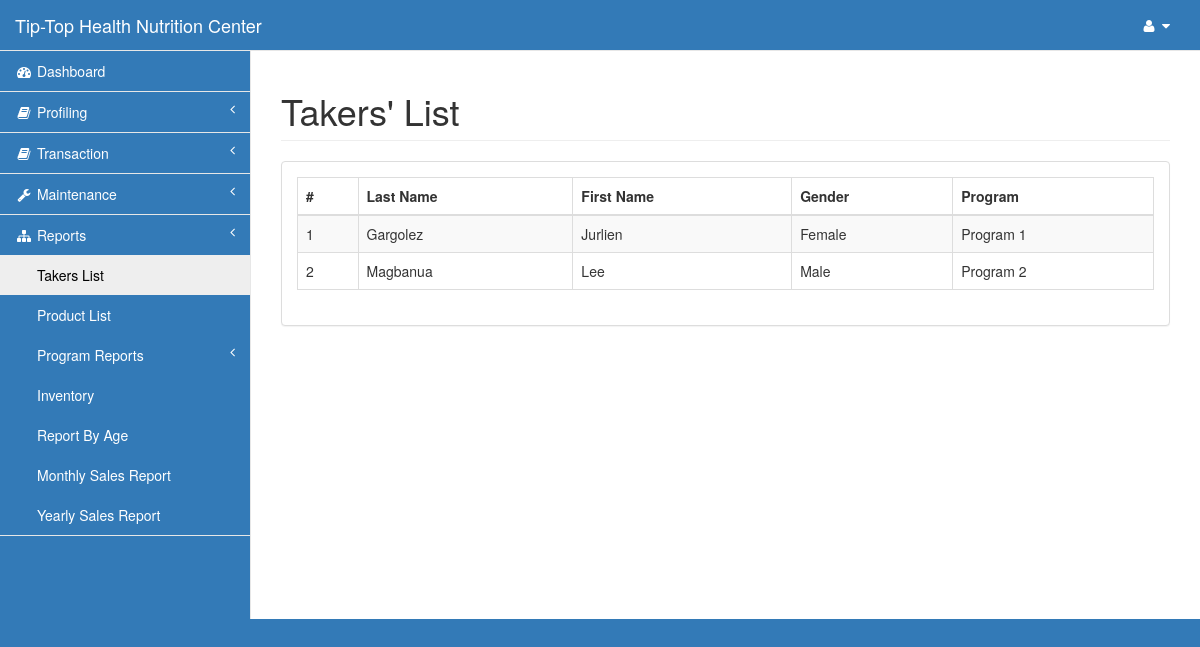
The app's page /pages/taker_list.php (signed in), older data.
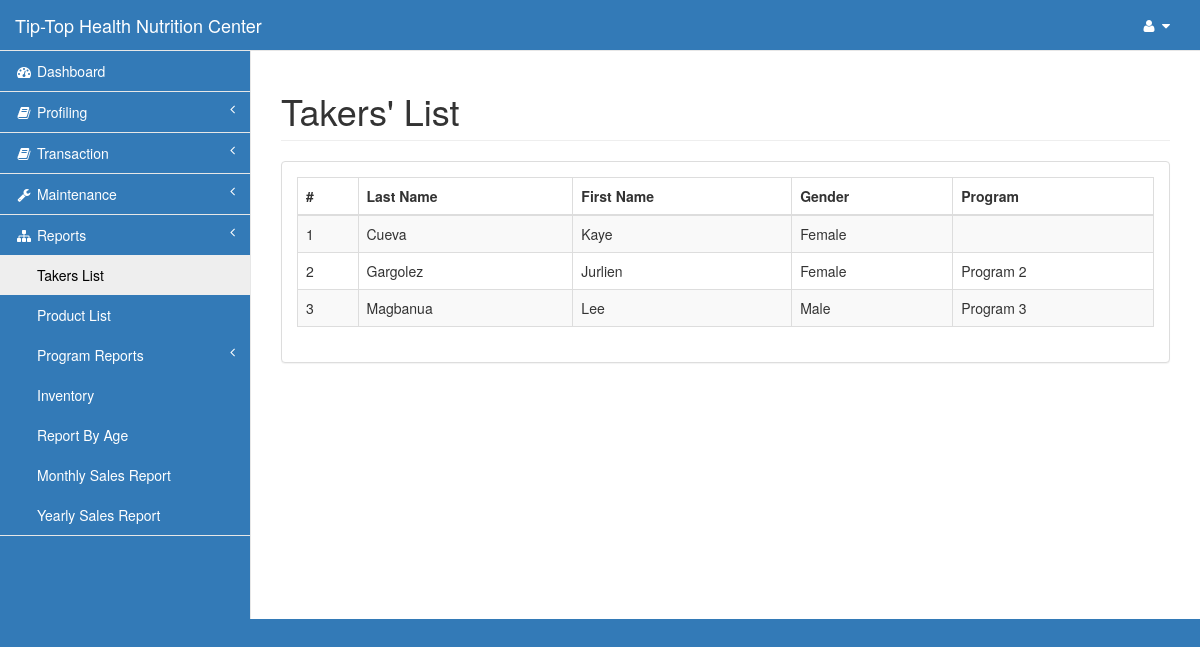
The same page, newer data.
### tables this page shows
CREATE TABLE `taker` (
  `id` int(11) NOT NULL,
  `last` varchar(15) NOT NULL,
  `first` varchar(15) NOT NULL,
  `phone` varchar(11) NOT NULL,
  `gender` varchar(6) NOT NULL,
  `bday` date NOT NULL,
  `referrer_name` varchar(30) NOT NULL,
  `referrer_contact` varchar(30) NOT NULL,
  `address` varchar(100) NOT NULL,
  `email` varchar(30) NOT NULL,
  `status` varchar(8) NOT NULL,
  `points` decimal(7,2) NOT NULL,
  `discount` decimal(10,2) NOT NULL,
  `height` decimal(5,2) NOT NULL,
  `orig_weight` decimal(5,2) NOT NULL
);

CREATE TABLE `program` (
  `program_id` int(11) NOT NULL,
  `program_name` varchar(30) NOT NULL
);

### pages/taker_list.php (the view, shortened to what this page needs)
<?php include('session.php');?>
<!DOCTYPE html>
<html lang="en">
<head>
    <?php include('css.php');?>
</head>
<body>
    <div id="wrapper">
        <?php include('nav.php');?>
        <div id="page-wrapper">
            <div class="row">
                <div class="col-lg-12">
                    <h1 class="page-header">Takers' List</h1>
                </div>
            </div>
            <div class="row">
                <div class="col-lg-12">
                    <div class="panel panel-default">
                        <div class="panel-body">
                            <table width="100%" class="table table-striped table-bordered table-hover">
                                <thead>
                                    <tr>
                                        <th>#</th>
                                        <th>Last Name</th>
                                        <th>First Name</th>
                                        <th>Gender</th>
                                        <th>Program</th>
                                    </tr>
                                </thead>
                                <tbody>
<?php
        $query=mysqli_query($con,"select * from taker order by last,first")or die(mysqli_error($con));
            $i=1;
          while ($row=mysqli_fetch_array($query)){
            $id=$row['id'];
                 $query1=mysqli_query($con,"select * from monitoring natural join program where id='$id' and monitor_status!='Finished' order by monitor_id desc LIMIT 0,1")or die(mysqli_error($con));
                $row1=mysqli_fetch_array($query1);
?>
                                    <tr class="odd gradeX">
                                        <td class="center"><?php echo $i;?></td>
                                        <td><?php echo $row['last'];?></td>
                                        <td><?php echo $row['first'];?></td>
                                        <td><?php echo $row['gender'];?></td>
                                        <td><?php echo $row1['program_name'];?></td>
                                    </tr>
<?php $i++;}?>
                                </tbody>
                            </table>
                    </div>
                </div>
            </div>
        </div>
    </div>
</body>
</html>

Row changes from the older to the newer data that the page shows:
added taker: last "Cueva", first "Kaye", gender "Female"
changed taker "Gargolez": program.program_name "Program 1" → "Program 2"
changed taker "Magbanua": program.program_name "Program 2" → "Program 3"
